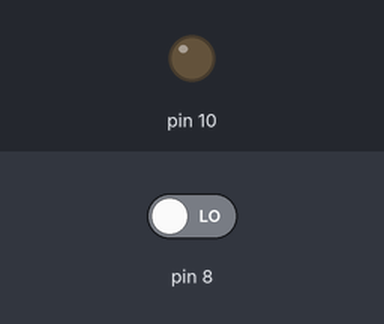
Simulated run of this sketch. Board: Arduino Uno, built with avr-gcc and run on an emulated ATmega328P. Shown: output pins drawn as LEDs (lit = HIGH). Inputs (shaded band) come from the test bench; at power-on: pin 8 LOW.

Above: at 1.2 s.
1.3 s: pin 8 driven HIGH
At 2.4 s:
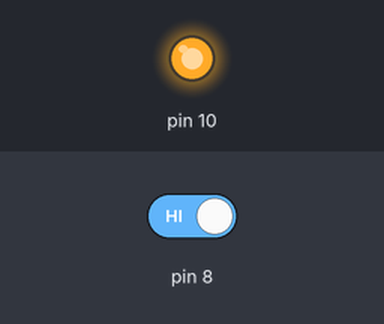
2.8 s: pin 8 driven LOW
At 3.5 s:
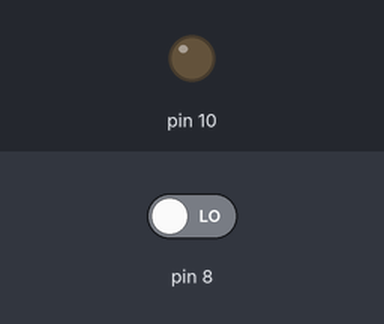
Timing chart, 0 to 5.8 s (numbered marks = the images above; inputs shaded):
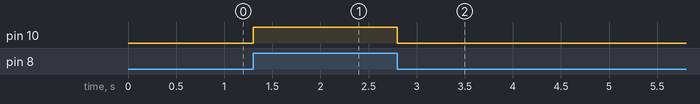

Measured:
- after the input at 1.3 s, pin 10: LOW → HIGH at once
- after the input at 2.8 s, pin 10: HIGH → LOW at once

The sketch:

Code.ino
```cpp
void setup()
{
  pinMode(8, INPUT);
  pinMode(10, OUTPUT);
}

void loop()
{
  if( digitalRead(8) == 1 )
      digitalWrite(10, HIGH);
    else
      digitalWrite(10, LOW);
}
```
